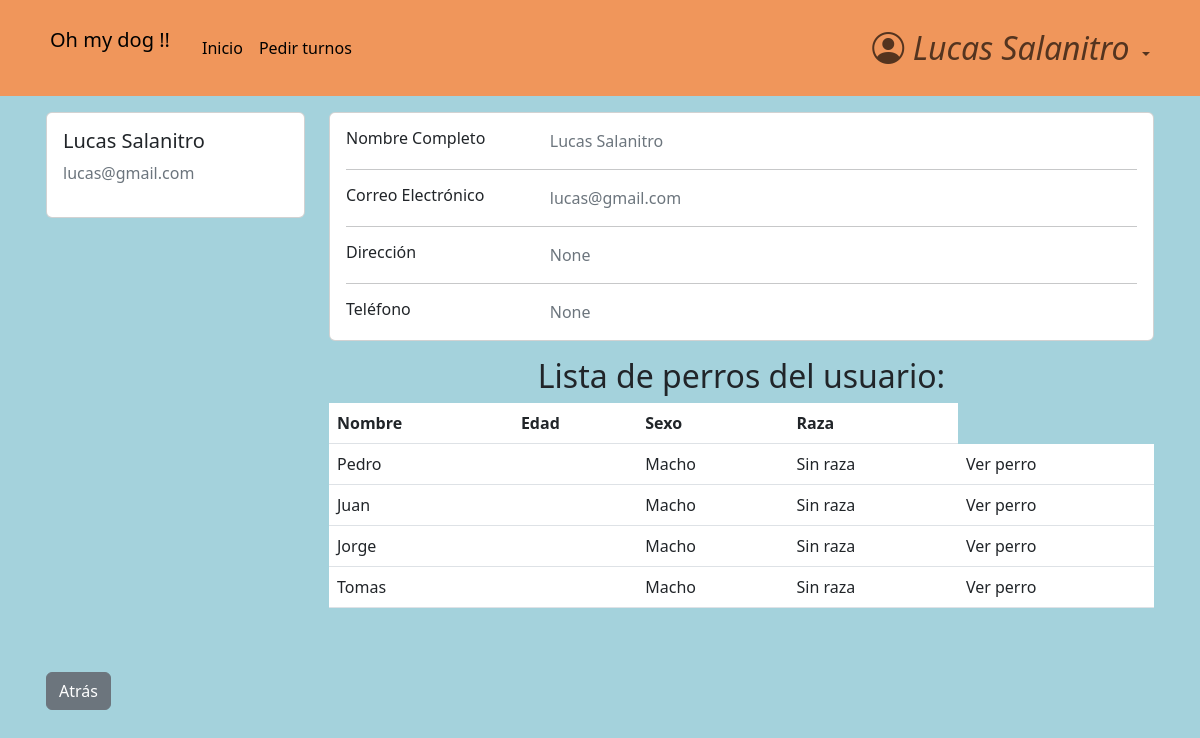
The page /accounts/profile/3 (signed in) on the database as committed earlier.
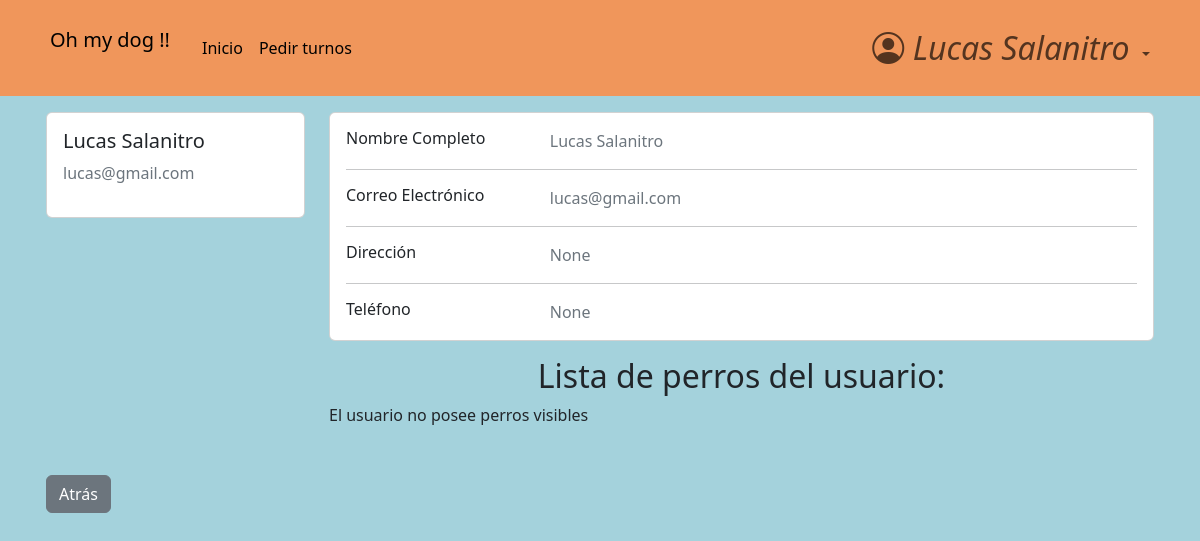
The same page on the database as committed later.
### dogs/models.py (models this page shows, shortened)
class Dog(models.Model):
    class Sex(models.TextChoices):
        macho = "Macho"
        hembra = "Hembra"
    class Breed(models.TextChoices):
        sin_raza = "Sin raza"
        coker = "Coker"
        pastor_aleman = "Pastor aleman"
        bulldog = "Bulldog"
        labrador = "Labrador"
        golden = "Golder"
        caniche = "Caniche"
        chihuahua = "Chihuahua"
        bulldog_frances = "Bulldog Frances"
        beagle = "Beagle"
        boxer = "Boxer"
        galgo = "Galgo"
        dalmata = "Dalmata"
        sharpei = "Shar pei"
    class Color(models.TextChoices):
        blanco = "Blanco"
        negro = "Negro"
        marron = "Marrón"
        blanco_y_negro = "Blanco y negro"
        otro = "Otro color"
    class Size(models.TextChoices):
        grande = "Grande"
        mediano = "Mediano"
        pequeño = "pequeño"
    def default_value():
        return '-'
    name = models.CharField(
        max_length=15
    )
    date_of_birth = models.DateField(
        null=True,
    )
    sex = models.CharField(
        max_length=10,
        choices=Sex.choices
    )
    breed = models.CharField(
        max_length=20,
        choices=Breed.choices
    )
    color = models.CharField(
        max_length=20,
        blank=True,
        choices=Color.choices,
        null=True,
    )
    size = models.CharField(
        max_length=10,
        null=True,
        blank=True,
    )
    description = models.TextField(
        max_length=100,
        blank=True,
        null=True,
    )
    hidden = models.BooleanField(default=False)
    owner = models.ForeignKey(
        CustomUser,
        blank=True,
        on_delete=models.CASCADE,
        null=True
    )

### accounts/views.py (the view)
# urls.py: path('profile/<pk>', views.profile_view, name= 'profile'),
@login_required
def profile_view(request, pk):
    if not request.user.is_authenticated:
        return redirect('login')
    user_owner = CustomUser.objects.get(pk=pk)
    dogs = user_owner.dog_set.all()
    context = {
        'client': user_owner,
        'vet': request.user,
        'dogs_shown': dogs.filter(hidden=False)
    }
    return render(request, 'profile.html', context)

### accounts/models.py (called while the page is built)
    def __str__(self):
        return self.name + ' ' + str(self.surname or '')

### accounts/templates/profile.html (shortened to what this page needs)
{% extends 'base.html' %}
{% block content %}
<main>
<div class="container card-izq " >
  <div class="row row-1" >
    <div class="col-md-3" >
      <div class="card">
        <div class="card-body">
          <h5>{{ client.name }} {{ client.surname }}</h5>
          <p class="text-secondary">{{ client.email }}</p>
        </div>
      </div>
    </div>
    <div class="col-md-9">
      <div class="card mb-3">
        <div class="card-body">
          <div class="row">
            <div class="col-sm-3">
              <h6 class="mb-0">Nombre Completo</h6>
            </div>
            <div class="col-sm-9 text-secondary">
              {{ client.name }} {{ client.surname }}
            </div>
          </div>
          <hr>
          <div class="row">
            <div class="col-sm-3">
              <h6 class="mb-0">Correo Electrónico</h6>
            </div>
            <div class="col-sm-9 text-secondary">
              {{ client.email }}
            </div>
          </div>
          <hr>
          <div class="row">
            <div class="col-sm-3">
              <h6 class="mb-0">Dirección</h6>
            </div>
            <div class="col-sm-9 text-secondary">
              {{ client.address }}
            </div>
          </div>
          <hr>
          <div class="row">
            <div class="col-sm-3">
              <h6 class="mb-0">Teléfono</h6>
            </div>
            <div class="col-sm-9 text-secondary">
              {{ client.telephone }}
            </div>
          </div>
        </div>
      </div>
        <h2 class="text-center">Lista de perros del usuario:</h2>
          {% if dogs_shown.count > 0 %}
                  <table class="table table-hover">
                      <thead>
                          <tr>
                              <th>Nombre</th>
                              <th>Edad</th>
                              <th>Sexo</th>
                              <th>Raza</th>
                          </tr>
                      </thead>
                      <tbody>
                          {% for dog in dogs_shown %}
                                <tr>
                                    <td>{{ dog.name }}</td>
                                    <td>{{ dog.age }}</td>
                                    <td>{{ dog.sex }}</td>
                                    <td>{{ dog.breed }}</td>
                                    <td>
                                      <a class="dropdown-item" href="{% url 'dog_profile' user_owner_id=client.id dog_id=dog.id %}">Ver perro</a>
                                    </td>
                                </tr>
                          {% endfor %}
                      </tbody>
                  </table>
            {% else %}
            <div>
              <a>El usuario no posee perros visibles</a>
            </div>
            {% endif %}
      </div>
    </div>
      <a href="{% url 'home' %}" class="btn btn-secondary">Atrás</a>
  </div>
</main>
{% endblock  %}

Rows that differ between the two databases and show on the page:
no longer on this page (row edited): Dog: name "Pedro", sex "Macho", breed "Sin raza"
no longer on this page (row edited): Dog: name "Juan", sex "Macho", breed "Sin raza"
no longer on this page (row edited): Dog: name "Jorge", sex "Macho", breed "Sin raza"
removed Dog: name "Tomas", sex "Macho", breed "Sin raza"
Other text that changed with them:
text no longer shown: "Nombre Edad Sexo Raza"
text now shown: "El usuario no posee perros visibles"
